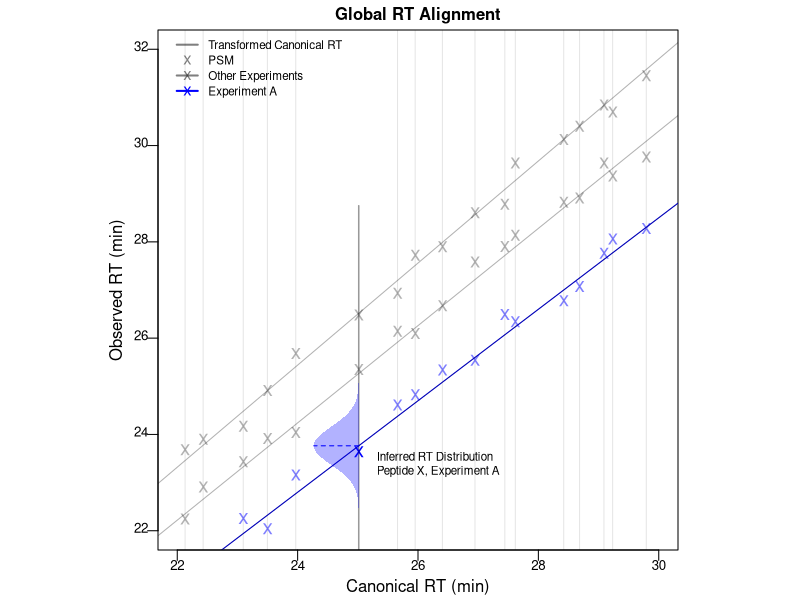

Reproduce this figure in R.
## ----------

pdf(file='manuscript/Figs/alignment_demo_v2.pdf', width=3, height=3)
par(mgp=c(1.2, 0.5, 0),
    mar=c(2.5,2,1.5,0.2),
    pin=c(2, 2),
    cex.lab=0.8, cex.axis=0.8, cex.main=1,
    xaxs='r', yaxs='r', las=1,
    pty='s', din=c(3.5, 3.5))

set.seed(15)

exps <- c(1.06, 1.01, 0.95)

#mus <- runif(20, min=20,max=30)
mus <- c(20.30265, 20.63603, 20.92263, 22.13038, 22.43004, 23.09638, 23.49773,
         23.96849, 25.01534, 25.65994, 25.95323, 26.40581, 26.94700, 27.44276,
         27.61737, 28.42095, 28.68403, 29.08916, 29.23397, 29.79338)
points_per_exp <- 1
musx <- rep(rep(mus, each=points_per_exp),length(exps))
rts <- musx * rep(exps, each=points_per_exp*length(mus))
error <- rnorm(length(rts), 0, 0.25)
rts <- rts + error
rts[49] <- rts[49] - 0.3

cols <- rep(rgb(0,0,0,0.3), length(musx))
cols[-(1:(2*length(mus)))] <- rgb(0, 0, 1, 0.5)
cols[49] <- 'blue'

plot(musx, rts, pch='x', cex=1.25, col=cols,
     xlim=c(22,30), ylim=c(22,32),
     xaxt='n',yaxt='n',
     xlab=NA, ylab=NA
     #xlab='Canonical RT (min)', ylab='Observed RT (min)')
)
title("Global RT Alignment", line=0.5)

#abline(a=0, b=1, col='black')
abline(a=0, b=exps[3], col='blue')
for(exp in exps) {
  abline(a=0, b=exp, col=rgb(0,0,0,0.3))
}
# lines for mus
abline(v=mus[-9], col=rgb(0,0,0,0.1), lty=1)
#abline(v=mus[9], col=rgb(0,0,0,0.4), lty=2, lwd=1.5)
segments(x0=mus[9], x1=mus[9], y0=0, y1=28.75, 
         col=rgb(0,0,0,0.4), lty=1, lwd=1.5)


# highlight one of the peptides
#rect(xleft=mus[9]-0.4, xright=mus[9]+0.4, ybottom=rts[49]-1, ytop=rts[9]+1,
#     lty=1, lwd=1)

#text(x=9, y=0, labels="Peptide", cex=0.8, adj=c(0,0))
#text(x=mus, y=rep(0,3), labels=c('I', 'J', 'K'), cex=0.8, font=2, adj=c(0.5, 0))
#text(x=mus[13]+0.6, y=23.8, labels=expression(i), cex=0.8, adj=c(0,0.5))
text(x=mus[9]+0.3, y=rts[49], labels="Inferred RT Distribution\nPeptide X, Experiment A", 
     cex=0.7, adj=c(0,1))

# draw the sideways distribution
polygon(mus[9] - (dnorm(seq(22, 26, length.out=200), mean=(mus[9] * exps[3]), sd=0.4)) * 0.75,
        seq(22, 26, length.out=200), 
        col=rgb(0, 0, 1, 0.3), border=NA)
# draw mean of sideways distribution
segments(x0=mus[9], x1=mus[9] - (dnorm(mus[9] * exps[3], mean=(mus[9] * exps[3]), sd=0.4) * 0.75), 
         y0=mus[9] * exps[3], y1=mus[9] * exps[3], 
         col='blue', lty=2)


axis(side=1, tck=-0.02, padj=-0.6)
axis(side=2, tck=-0.02, padj=0.2)

mtext('Canonical RT (min)', 1, line=1.3)
mtext('Observed RT (min)', 2, line=1.6, las=3)

legend('topleft',
       c('Transformed Canonical RT', 'PSM', 'Other Experiments', 'Experiment A'), 
       pch=c(NA,'x', 'x','x'),
       col=c(rgb(0,0,0,0.5), rgb(0,0,0,0.5), rgb(0,0,0,0.5), "blue"), 
       lty=c(1, NA, 1, 1), lwd=2,
       bty='n', 
       pt.cex=1, cex=0.7, inset=c(0.03,0), y.intersp=1.1)

dev.off()